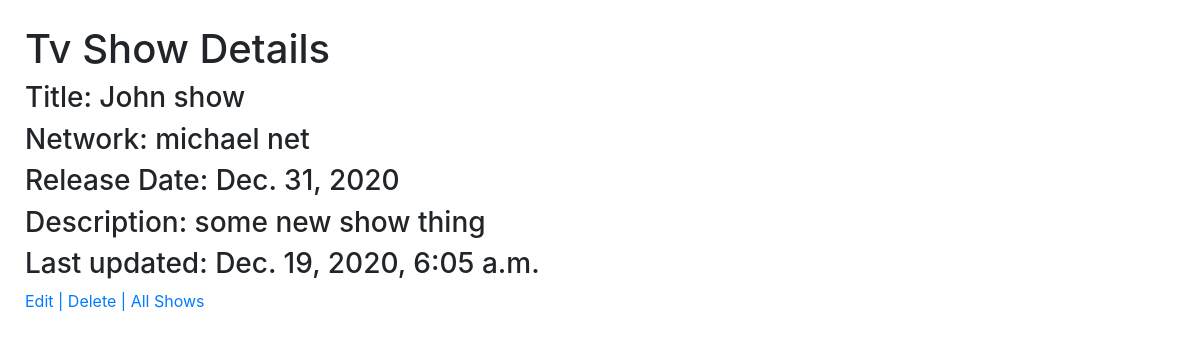
Page /shows/1 on the committed database.
### tvApp/models.py (models this page shows, shortened)
class Show(models.Model):
    title = models.CharField(max_length=255)
    description = models.TextField()
    network = models.CharField(max_length=255)
    release_date = models.DateField()
    created_at = models.DateTimeField(auto_now_add=True)
    updated_at = models.DateTimeField(auto_now=True)
    objects = ShowManager()

### tvApp/views.py (the view)
# urls.py: path('shows/<int:show_id>', views.show_page),
def show_page(request, show_id):
    show = Show.objects.get(id=show_id)
    context = {
        "show": show
    }
    return render(request, 'show.html', context)

### tvApp/templates/show.html (shortened to what this page needs)
<!DOCTYPE html>
<html lang="en">
<head>
    <link rel="stylesheet" href="https://stackpath.bootstrapcdn.com/bootstrap/4.3.1/css/bootstrap.min.css"
>
</head>
<body style="margin: 25px;">
    <h1>Tv Show Details</h1>
    <h3>Title: {{show.title}}</h3>
    <h3>Network: {{show.network}}</h3>
    <h3>Release Date: {{show.release_date}}</h3>
    <h3>Description: {{show.description}}</h3>
    <h3>Last updated: {{show.updated_at}}</h3>
    <a href="/shows/{{show.id}}/updatePage">Edit |</a>
    <a href="/shows/{{show.id}}/delete">Delete |</a>
    <a href="/">All Shows</a>
</body>
</html>

### rows in the picture
Show: title "John show", network "michael net", release_date "Dec. 31, 2020", description "some new show thing", updated_at "Dec. 19, 2020, 6:05 a.m."
